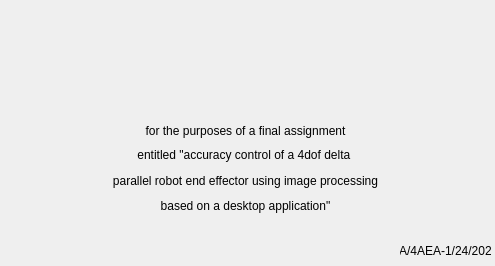
<?xml version="1.0" encoding="UTF-8"?>
<ui version="4.0">
 <class>Dialog</class>
 <widget class="QDialog" name="Dialog">
  <property name="geometry">
   <rect>
    <x>0</x>
    <y>0</y>
    <width>495</width>
    <height>266</height>
   </rect>
  </property>
  <property name="windowTitle">
   <string>About</string>
  </property>
  <property name="windowIcon">
   <iconset>
    <normaloff>../assets/information.png</normaloff>../assets/information.png</iconset>
  </property>
  <widget class="QLabel" name="label_4">
   <property name="geometry">
    <rect>
     <x>0</x>
     <y>110</y>
     <width>491</width>
     <height>41</height>
    </rect>
   </property>
   <property name="styleSheet">
    <string notr="true">font: 75 italic 16pt &quot;Ubuntu Condensed&quot;;</string>
   </property>
   <property name="text">
    <string>for the purposes of a final assignment</string>
   </property>
   <property name="alignment">
    <set>Qt::AlignCenter</set>
   </property>
  </widget>
  <widget class="QLabel" name="label">
   <property name="geometry">
    <rect>
     <x>0</x>
     <y>139</y>
     <width>491</width>
     <height>31</height>
    </rect>
   </property>
   <property name="styleSheet">
    <string notr="true">font: 75 italic 16pt &quot;Ubuntu Condensed&quot;;</string>
   </property>
   <property name="text">
    <string>entitled &quot;accuracy control of a 4dof delta </string>
   </property>
   <property name="alignment">
    <set>Qt::AlignCenter</set>
   </property>
  </widget>
  <widget class="QLabel" name="label_2">
   <property name="geometry">
    <rect>
     <x>0</x>
     <y>160</y>
     <width>491</width>
     <height>41</height>
    </rect>
   </property>
   <property name="styleSheet">
    <string notr="true">font: 75 italic 16pt &quot;Ubuntu Condensed&quot;;</string>
   </property>
   <property name="text">
    <string>parallel robot end effector using image processing</string>
   </property>
   <property name="alignment">
    <set>Qt::AlignCenter</set>
   </property>
  </widget>
  <widget class="QLabel" name="label_3">
   <property name="geometry">
    <rect>
     <x>0</x>
     <y>190</y>
     <width>491</width>
     <height>31</height>
    </rect>
   </property>
   <property name="styleSheet">
    <string notr="true">font: 75 italic 16pt &quot;Ubuntu Condensed&quot;;</string>
   </property>
   <property name="text">
    <string>based on a desktop application&quot;</string>
   </property>
   <property name="alignment">
    <set>Qt::AlignCenter</set>
   </property>
  </widget>
  <widget class="QLabel" name="label_5">
   <property name="geometry">
    <rect>
     <x>140</x>
     <y>30</y>
     <width>231</width>
     <height>71</height>
    </rect>
   </property>
   <property name="text">
    <string/>
   </property>
   <property name="pixmap">
    <pixmap>../assets/logopolman.png</pixmap>
   </property>
   <property name="scaledContents">
    <bool>true</bool>
   </property>
  </widget>
  <widget class="QLabel" name="label_6">
   <property name="geometry">
    <rect>
     <x>400</x>
     <y>240</y>
     <width>91</width>
     <height>21</height>
    </rect>
   </property>
   <property name="styleSheet">
    <string notr="true">font: 75 italic 10pt &quot;Ubuntu Condensed&quot;;</string>
   </property>
   <property name="text">
    <string>TA/4AEA-1/24/2020</string>
   </property>
   <property name="alignment">
    <set>Qt::AlignCenter</set>
   </property>
  </widget>
 </widget>
 <resources/>
 <connections/>
</ui>
